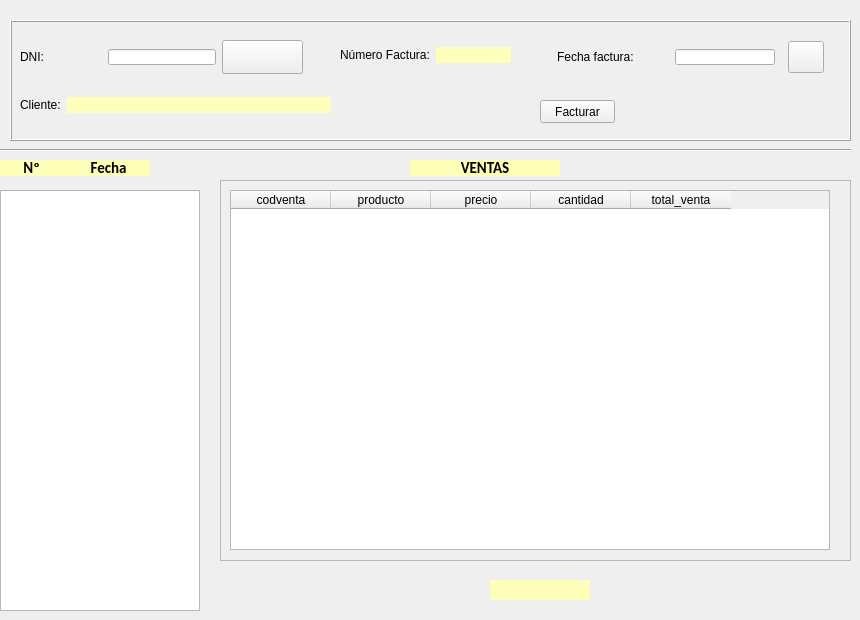
    <widget class="QWidget" name="tab_2">
     <attribute name="title">
      <string>Facturación</string>
     </attribute>
     <widget class="QFrame" name="frame">
      <property name="geometry">
       <rect>
        <x>10</x>
        <y>20</y>
        <width>841</width>
        <height>121</height>
       </rect>
      </property>
      <property name="frameShape">
       <enum>QFrame::Box</enum>
      </property>
      <property name="frameShadow">
       <enum>QFrame::Raised</enum>
      </property>
      <widget class="QPushButton" name="btnFacturar">
       <property name="geometry">
        <rect>
         <x>530</x>
         <y>80</y>
         <width>75</width>
         <height>23</height>
        </rect>
       </property>
       <property name="text">
        <string>Facturar</string>
       </property>
      </widget>
      <widget class="QWidget" name="layoutWidget">
       <property name="geometry">
        <rect>
         <x>10</x>
         <y>20</y>
         <width>283</width>
         <height>34</height>
        </rect>
       </property>
       <layout class="QHBoxLayout" name="horizontalLayout_14">
        <item>
         <widget class="QLabel" name="label_4">
          <property name="sizePolicy">
           <sizepolicy hsizetype="MinimumExpanding" vsizetype="Preferred">
            <horstretch>0</horstretch>
            <verstretch>0</verstretch>
           </sizepolicy>
          </property>
          <property name="maximumSize">
           <size>
            <width>100</width>
            <height>80</height>
           </size>
          </property>
          <property name="text">
           <string>DNI:</string>
          </property>
         </widget>
        </item>
        <item>
         <widget class="QLineEdit" name="txtDNIfac">
          <property name="sizePolicy">
           <sizepolicy hsizetype="MinimumExpanding" vsizetype="Fixed">
            <horstretch>0</horstretch>
            <verstretch>0</verstretch>
           </sizepolicy>
          </property>
          <property name="maximumSize">
           <size>
            <width>150</width>
            <height>16</height>
           </size>
          </property>
         </widget>
        </item>
        <item>
         <widget class="QPushButton" name="btnBuscaClifac">
          <property name="sizePolicy">
           <sizepolicy hsizetype="MinimumExpanding" vsizetype="Fixed">
            <horstretch>0</horstretch>
            <verstretch>0</verstretch>
           </sizepolicy>
          </property>
          <property name="maximumSize">
           <size>
            <width>100</width>
            <height>80</height>
           </size>
          </property>
          <property name="text">
           <string/>
          </property>
          <property name="icon">
           <iconset>
            <normaloff>img/lupa.png</normaloff>img/lupa.png</iconset>
          </property>
          <property name="iconSize">
           <size>
            <width>24</width>
            <height>24</height>
           </size>
          </property>
         </widget>
        </item>
       </layout>
      </widget>
      <widget class="QWidget" name="layoutWidget">
       <property name="geometry">
        <rect>
         <x>10</x>
         <y>70</y>
         <width>311</width>
         <height>31</height>
        </rect>
       </property>
       <layout class="QHBoxLayout" name="horizontalLayout_16">
        <item>
         <widget class="QLabel" name="lblClienteFac">
          <property name="sizePolicy">
           <sizepolicy hsizetype="Fixed" vsizetype="Fixed">
            <horstretch>0</horstretch>
            <verstretch>0</verstretch>
           </sizepolicy>
          </property>
          <property name="text">
           <string>Cliente:</string>
          </property>
         </widget>
        </item>
        <item>
         <widget class="QLabel" name="lblNomFac">
          <property name="maximumSize">
           <size>
            <width>16777215</width>
            <height>16</height>
           </size>
          </property>
          <property name="font">
           <font>
            <family>Verdana</family>
            <pointsize>10</pointsize>
            <weight>50</weight>
            <bold>false</bold>
           </font>
          </property>
          <property name="styleSheet">
           <string notr="true">background-color:rgb(254, 255, 185);</string>
          </property>
          <property name="text">
           <string/>
          </property>
         </widget>
        </item>
       </layout>
      </widget>
      <widget class="QWidget" name="layoutWidget">
       <property name="geometry">
        <rect>
         <x>540</x>
         <y>20</y>
         <width>281</width>
         <height>34</height>
        </rect>
       </property>
       <layout class="QHBoxLayout" name="horizontalLayout_15">
        <item>
         <widget class="QLabel" name="label_5">
          <property name="maximumSize">
           <size>
            <width>105</width>
            <height>16</height>
           </size>
          </property>
          <property name="text">
           <string>Fecha factura:</string>
          </property>
         </widget>
        </item>
        <item>
         <widget class="QLineEdit" name="txtFechaFac">
          <property name="maximumSize">
           <size>
            <width>100</width>
            <height>16</height>
           </size>
          </property>
         </widget>
        </item>
        <item>
         <widget class="QPushButton" name="btnFechaFac">
          <property name="sizePolicy">
           <sizepolicy hsizetype="Fixed" vsizetype="Fixed">
            <horstretch>30</horstretch>
            <verstretch>30</verstretch>
           </sizepolicy>
          </property>
          <property name="maximumSize">
           <size>
            <width>36</width>
            <height>32</height>
           </size>
          </property>
          <property name="text">
           <string/>
          </property>
          <property name="icon">
           <iconset>
            <normaloff>img/calendar.jpg</normaloff>img/calendar.jpg</iconset>
          </property>
          <property name="iconSize">
           <size>
            <width>24</width>
            <height>24</height>
           </size>
          </property>
         </widget>
        </item>
       </layout>
      </widget>
      <widget class="QWidget" name="layoutWidget">
       <property name="geometry">
        <rect>
         <x>330</x>
         <y>20</y>
         <width>171</width>
         <height>31</height>
        </rect>
       </property>
       <layout class="QHBoxLayout" name="horizontalLayout_17">
        <item>
         <widget class="QLabel" name="txtNumFac">
          <property name="sizePolicy">
           <sizepolicy hsizetype="Fixed" vsizetype="Fixed">
            <horstretch>0</horstretch>
            <verstretch>0</verstretch>
           </sizepolicy>
          </property>
          <property name="text">
           <string>Número Factura:</string>
          </property>
         </widget>
        </item>
        <item>
         <widget class="QLabel" name="lblNumFac">
          <property name="sizePolicy">
           <sizepolicy hsizetype="MinimumExpanding" vsizetype="MinimumExpanding">
            <horstretch>0</horstretch>
            <verstretch>0</verstretch>
           </sizepolicy>
          </property>
          <property name="maximumSize">
           <size>
            <width>16777215</width>
            <height>16</height>
           </size>
          </property>
          <property name="font">
           <font>
            <family>Verdana</family>
            <pointsize>10</pointsize>
            <weight>50</weight>
            <bold>false</bold>
           </font>
          </property>
          <property name="styleSheet">
           <string notr="true">background-color:rgb(254, 255, 185);</string>
          </property>
          <property name="text">
           <string/>
          </property>
         </widget>
        </item>
       </layout>
      </widget>
     </widget>
     <widget class="Line" name="line_5">
      <property name="geometry">
       <rect>
        <x>0</x>
        <y>140</y>
        <width>851</width>
        <height>21</height>
       </rect>
      </property>
      <property name="orientation">
       <enum>Qt::Horizontal</enum>
      </property>
     </widget>
     <widget class="QTableWidget" name="tabFacturas">
      <property name="geometry">
       <rect>
        <x>0</x>
        <y>190</y>
        <width>200</width>
        <height>421</height>
       </rect>
      </property>
      <property name="minimumSize">
       <size>
        <width>180</width>
        <height>300</height>
       </size>
      </property>
      <property name="maximumSize">
       <size>
        <width>200</width>
        <height>16777215</height>
       </size>
      </property>
      <property name="font">
       <font>
        <family>Calibri</family>
        <pointsize>9</pointsize>
       </font>
      </property>
      <property name="layoutDirection">
       <enum>Qt::LeftToRight</enum>
      </property>
      <property name="autoFillBackground">
       <bool>false</bool>
      </property>
      <property name="verticalScrollBarPolicy">
       <enum>Qt::ScrollBarAsNeeded</enum>
      </property>
      <property name="horizontalScrollBarPolicy">
       <enum>Qt::ScrollBarAsNeeded</enum>
      </property>
      <property name="autoScrollMargin">
       <number>10</number>
      </property>
      <property name="selectionBehavior">
       <enum>QAbstractItemView::SelectRows</enum>
      </property>
      <property name="verticalScrollMode">
       <enum>QAbstractItemView::ScrollPerItem</enum>
      </property>
      <attribute name="horizontalHeaderVisible">
       <bool>false</bool>
      </attribute>
      <attribute name="horizontalHeaderDefaultSectionSize">
       <number>60</number>
      </attribute>
      <attribute name="verticalHeaderVisible">
       <bool>false</bool>
      </attribute>
      <column>
       <property name="text">
        <string>Cod</string>
       </property>
      </column>
      <column>
       <property name="text">
        <string>Fecha</string>
       </property>
      </column>
      <column>
       <property name="text">
        <string/>
       </property>
       <property name="textAlignment">
        <set>AlignLeading|AlignVCenter</set>
       </property>
      </column>
     </widget>
     <widget class="QFrame" name="frame_2">
      <property name="geometry">
       <rect>
        <x>220</x>
        <y>180</y>
        <width>631</width>
        <height>381</height>
       </rect>
      </property>
      <property name="frameShape">
       <enum>QFrame::StyledPanel</enum>
      </property>
      <property name="frameShadow">
       <enum>QFrame::Raised</enum>
      </property>
      <widget class="QTableWidget" name="tabVentas">
       <property name="geometry">
        <rect>
         <x>10</x>
         <y>10</y>
         <width>600</width>
         <height>360</height>
        </rect>
       </property>
       <property name="minimumSize">
        <size>
         <width>600</width>
         <height>360</height>
        </size>
       </property>
       <property name="maximumSize">
        <size>
         <width>650</width>
         <height>360</height>
        </size>
       </property>
       <property name="horizontalScrollBarPolicy">
        <enum>Qt::ScrollBarAlwaysOff</enum>
       </property>
       <attribute name="verticalHeaderVisible">
        <bool>false</bool>
       </attribute>
       <attribute name="verticalHeaderMinimumSectionSize">
        <number>20</number>
       </attribute>
       <attribute name="verticalHeaderDefaultSectionSize">
        <number>25</number>
       </attribute>
       <column>
        <property name="text">
         <string>codventa</string>
        </property>
       </column>
       <column>
        <property name="text">
         <string>producto</string>
        </property>
       </column>
       <column>
        <property name="text">
         <string>precio</string>
        </property>
       </column>
       <column>
        <property name="text">
         <string>cantidad</string>
        </property>
       </column>
       <column>
        <property name="text">
         <string>total_venta</string>
        </property>
       </column>
      </widget>
     </widget>
     <widget class="QLabel" name="lblNomFac_2">
      <property name="geometry">
       <rect>
        <x>410</x>
        <y>160</y>
        <width>150</width>
        <height>16</height>
       </rect>
      </property>
      <property name="maximumSize">
       <size>
        <width>150</width>
        <height>16</height>
       </size>
      </property>
      <property name="font">
       <font>
        <family>Calibri</family>
        <pointsize>11</pointsize>
        <weight>75</weight>
        <bold>true</bold>
       </font>
      </property>
      <property name="styleSheet">
       <string notr="true">background-color:rgb(254, 255, 185);</string>
      </property>
      <property name="text">
       <string>VENTAS</string>
      </property>
      <property name="alignment">
       <set>Qt::AlignCenter</set>
      </property>
     </widget>
     <widget class="QLabel" name="lblNomFac_3">
      <property name="geometry">
       <rect>
        <x>0</x>
        <y>160</y>
        <width>150</width>
        <height>16</height>
       </rect>
      </property>
      <property name="maximumSize">
       <size>
        <width>150</width>
        <height>16</height>
       </size>
      </property>
      <property name="font">
       <font>
        <family>Calibri</family>
        <pointsize>11</pointsize>
        <weight>75</weight>
        <bold>true</bold>
       </font>
      </property>
      <property name="styleSheet">
       <string notr="true">background-color:rgb(254, 255, 185);</string>
      </property>
      <property name="text">
       <string>Nº               Fecha</string>
      </property>
      <property name="alignment">
       <set>Qt::AlignCenter</set>
      </property>
     </widget>
     <widget class="QLabel" name="lblVenta">
      <property name="geometry">
       <rect>
        <x>490</x>
        <y>580</y>
        <width>100</width>
        <height>20</height>
       </rect>
      </property>
      <property name="minimumSize">
       <size>
        <width>100</width>
        <height>20</height>
       </size>
      </property>
      <property name="maximumSize">
       <size>
        <width>150</width>
        <height>20</height>
       </size>
      </property>
      <property name="font">
       <font>
        <family>Calibri</family>
        <pointsize>11</pointsize>
        <weight>75</weight>
        <bold>true</bold>
       </font>
      </property>
      <property name="styleSheet">
       <string notr="true">background-color:rgb(254, 255, 185);</string>
      </property>
      <property name="text">
       <string/>
      </property>
      <property name="alignment">
       <set>Qt::AlignCenter</set>
      </property>
     </widget>
    </widget>
